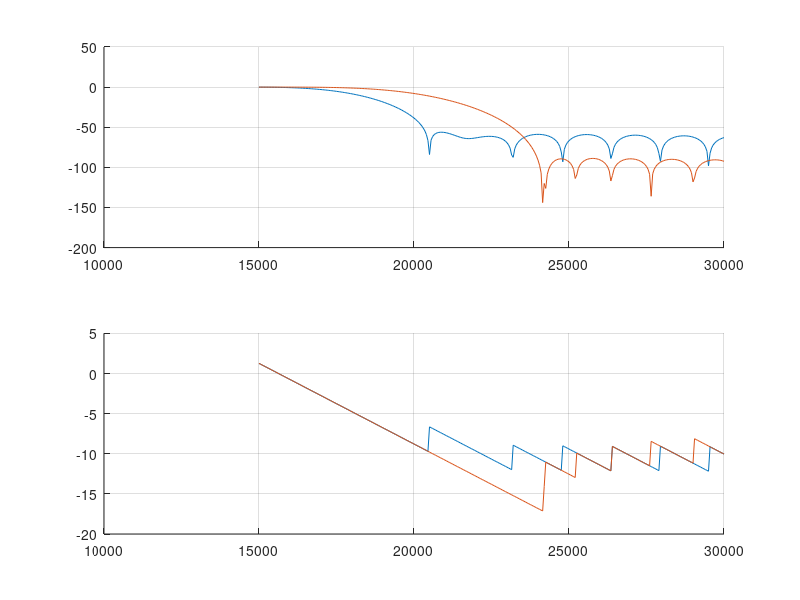

This figure's MATLAB source:
# Note: ending a line with a semicolon suppresses printing the result

pkg load signal

close all;
clear all;
#clf;


# Estimate N
#dB  = 84
#L = 96
#M = 125
#Fsin = 62500
#Fsimm1 = Fsin * L
#Fsout = Fsimm1 / M
#f1 = 18000
#f2 = min(Fsin/2, Fsout/2)
#delta_f = f2 - f1;
## Calculate minimum number of taps
#N = dB * Fsimm1 / (22 * delta_f)
## Round up to the next multiple of L
#N = L * ceil(N / L)


Fsimm1 = 6000000

# For reference, here's the original filter
fref = 18000
nref = 3840
hcref = fir1(nref-1, [ 2*fref/Fsimm1 ] ,'low');

# start of transition band
f1 = 16000

# end of transition band
f2 = 24000

# pass band deviation
# (this seems to have no effect)
att1 = db2mag(-60)

# stop band deviation
# manually chosen with 16K/24K transition so kaiserord produces n=3840
att2 = db2mag(-81.5)

# Calculate a kaiser window FIR filter than meets these needs
[n,Wn,beta,ftype] = kaiserord([f1 f2], [1 0],[att1 att2], Fsimm1)

# Output the transition frequency
Wn * Fsimm1 / 2

# Calculate the filter using FIR1
hc = fir1(n-1, Wn, ftype, kaiser(n, beta));

# Graph the filter
# freqz(hc, 1, 15000:50:30000, Fsimm1)

[h{1},w{1}] = freqz(hcref, 1, 15000:50:30000, Fsimm1);
[h{2},w{2}] = freqz(hc, 1, 15000:50:30000, Fsimm1);

figure
subplot(2,1,1)
hold on
for k = 1:2
    plot(w{k},20*log10(abs(h{k})))
end
hold off
grid
subplot(2,1,2)
hold on
for k = 1:2
    plot(w{k},unwrap(angle(h{k})))
end
hold off
grid


# Set a fixed gain of 256. This is the largest value that,
# combined with an 8-bit volume, will comfortably fit in
# a 18-bit signed multiplier operand ( in scaling step)
hc = hc * 2^8;

hc_min = min(hc)
hc_max = max(hc)
hc_sum = sum(hc)

# Scale coefficients to occupy the full 18-bit precision:
# hc_min = -20582
# hc_max =  98544
hc = round(hc * 2^16);

# Log some stats
hc_min = min(hc)
hc_max = max(hc)
hc_sum = sum(hc)

# Save to a file
save hc.txt hc;
